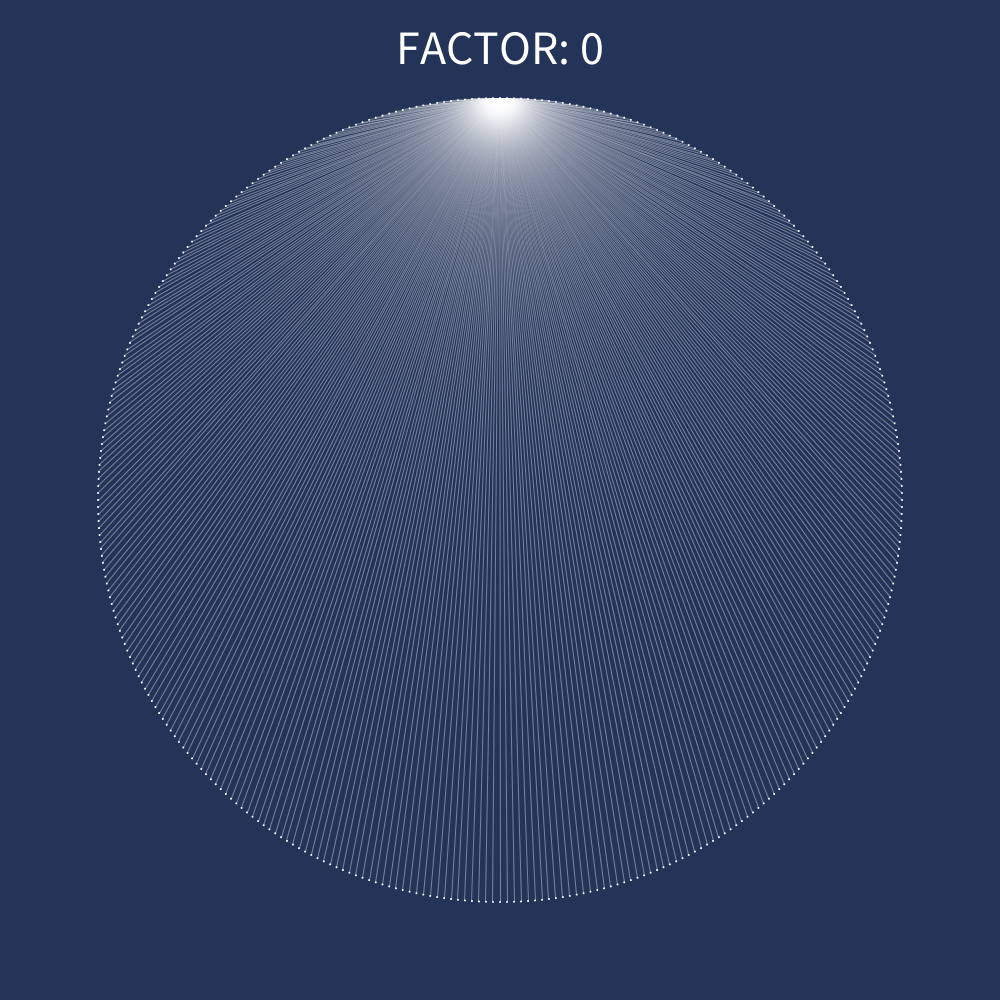
Frame 1 (no input)
Frame 60 (the mouse pressed at the canvas centre just before this capture): identical to frame 1, image omitted
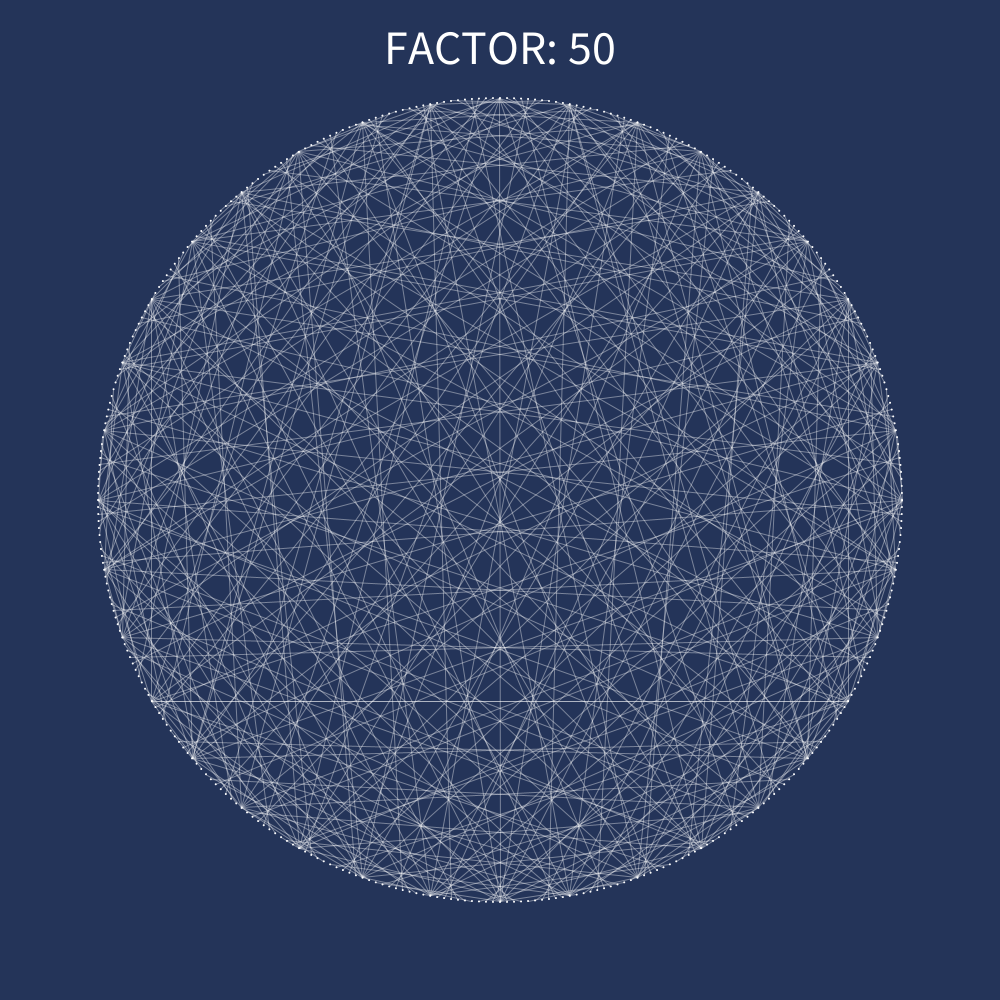
Frame 120 (the mouse held since frame 60 and released just before this capture)

The Processing sketch that drew these frames (run headless with seeded random() and noise(); from frame 60 on, the mouse is pressed at the canvas centre):

// Processing sketch: MultiplicationArt
// ── MultiplicationArt.pde
//Mathematical properties
int num_nodes = 360;
int factor = 0;
int max_connections = 360;
int radius = 402;

//Artistic properties
float node_r = 2;
int node_color = color(255);
int line_color = color(255, 100);
int line_weight = 1;

//Initializations
ArrayList<Node> nodes;

void setup()
{
  size(1000, 1000);
  nodes = new ArrayList<Node>();
  for (float angle = 0.0; angle < 2 * PI; angle += (2 * PI)/num_nodes)
  {
    float x = radius * cos(angle);
    float y = radius * sin(angle);
    Node new_node = new Node(x, y);
    nodes.add(new_node);
  }
}

void draw()
{
  background(36, 52, 89);
  textAlign(CENTER);
  textSize(48);
  text("FACTOR: " + factor, width/2, 64);
  translate(width/2, height/2);
  rotate(-PI/2);
  stroke(line_color);
  strokeWeight(line_weight);
  for (int i = 0; i < num_nodes; i++)
  {
    Node n = nodes.get(i % num_nodes);
    Node target = nodes.get((i * factor) % num_nodes);
    n.show(target);
  }
}

void mousePressed()
{
  factor = int(abs(mouseY) / 10);
}
// ── Node.pde
class Node
{
  float x;
  float y;
  
  Node(float x, float y)
  {
    this.x = x;
    this.y = y;
  }
  
  void show(Node target)
  {
    noStroke();
    fill(node_color);
    ellipse(x, y, node_r, node_r);
    
    stroke(line_color);
    strokeWeight(line_weight);
    line(this.x, this.y, target.x, target.y);
  }
}
